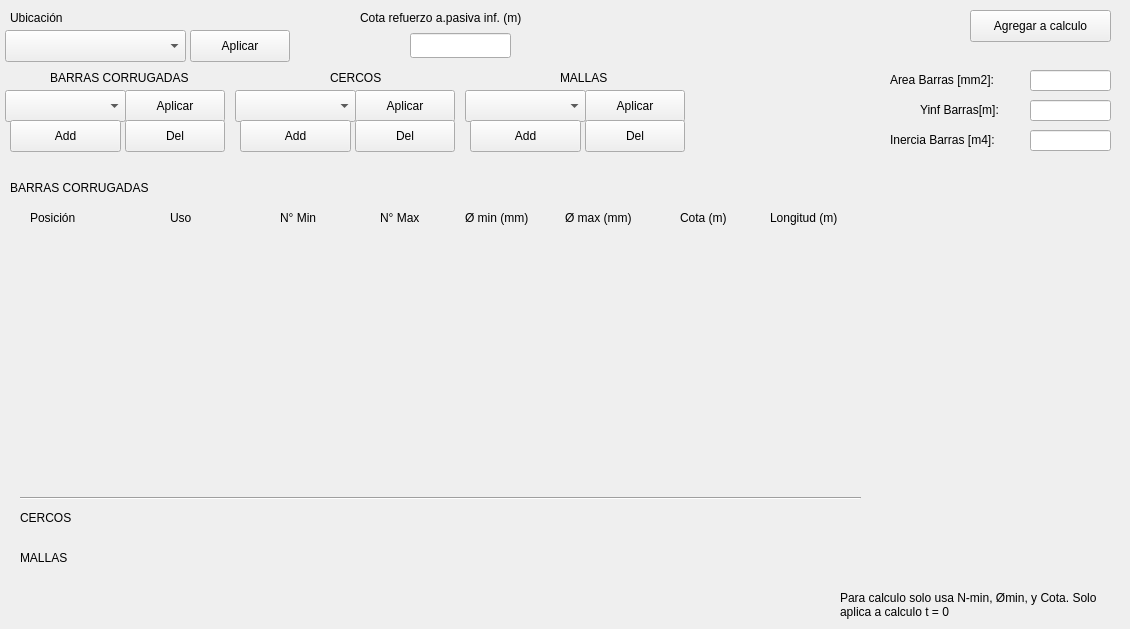
   <widget class="QWidget" name="tab_3">
    <attribute name="title">
     <string>Arm. Pasiva</string>
    </attribute>
    <widget class="QLabel" name="tab3_label_ubicacion">
     <property name="geometry">
      <rect>
       <x>10</x>
       <y>10</y>
       <width>71</width>
       <height>16</height>
      </rect>
     </property>
     <property name="text">
      <string>Ubicación</string>
     </property>
    </widget>
    <widget class="QComboBox" name="tab3_combo_ubicacion">
     <property name="geometry">
      <rect>
       <x>5</x>
       <y>30</y>
       <width>181</width>
       <height>32</height>
      </rect>
     </property>
    </widget>
    <widget class="QPushButton" name="tab3_btn_apply_ubicacion">
     <property name="geometry">
      <rect>
       <x>190</x>
       <y>30</y>
       <width>100</width>
       <height>32</height>
      </rect>
     </property>
     <property name="text">
      <string>Aplicar</string>
     </property>
    </widget>
    <widget class="QPushButton" name="tab3_btn_apply_tipo_barras">
     <property name="geometry">
      <rect>
       <x>125</x>
       <y>90</y>
       <width>100</width>
       <height>32</height>
      </rect>
     </property>
     <property name="text">
      <string>Aplicar</string>
     </property>
    </widget>
    <widget class="QComboBox" name="tab3_combo_tipo_barras">
     <property name="geometry">
      <rect>
       <x>5</x>
       <y>90</y>
       <width>121</width>
       <height>32</height>
      </rect>
     </property>
    </widget>
    <widget class="QLabel" name="tab3_label_tipo_barras">
     <property name="geometry">
      <rect>
       <x>50</x>
       <y>70</y>
       <width>161</width>
       <height>16</height>
      </rect>
     </property>
     <property name="text">
      <string>BARRAS CORRUGADAS</string>
     </property>
    </widget>
    <widget class="QLabel" name="tab3_label_refuerzo">
     <property name="geometry">
      <rect>
       <x>360</x>
       <y>10</y>
       <width>211</width>
       <height>16</height>
      </rect>
     </property>
     <property name="text">
      <string>Cota refuerzo a.pasiva inf. (m)</string>
     </property>
    </widget>
    <widget class="QLineEdit" name="tab3_line_refuerzo">
     <property name="geometry">
      <rect>
       <x>410</x>
       <y>33</y>
       <width>101</width>
       <height>25</height>
      </rect>
     </property>
     <property name="text">
      <string/>
     </property>
    </widget>
    <widget class="QPushButton" name="tab3_btn_apply_tipo_cercos">
     <property name="geometry">
      <rect>
       <x>355</x>
       <y>90</y>
       <width>100</width>
       <height>32</height>
      </rect>
     </property>
     <property name="text">
      <string>Aplicar</string>
     </property>
    </widget>
    <widget class="QComboBox" name="tab3_combo_tipo_cercos">
     <property name="geometry">
      <rect>
       <x>235</x>
       <y>90</y>
       <width>121</width>
       <height>32</height>
      </rect>
     </property>
    </widget>
    <widget class="QLabel" name="tab3_label_tipo_cercos">
     <property name="geometry">
      <rect>
       <x>330</x>
       <y>70</y>
       <width>61</width>
       <height>16</height>
      </rect>
     </property>
     <property name="text">
      <string>CERCOS</string>
     </property>
    </widget>
    <widget class="QPushButton" name="tab3_btn_apply_tipo_mallas">
     <property name="geometry">
      <rect>
       <x>585</x>
       <y>90</y>
       <width>100</width>
       <height>32</height>
      </rect>
     </property>
     <property name="text">
      <string>Aplicar</string>
     </property>
    </widget>
    <widget class="QComboBox" name="tab3_combo_tipo_mallas">
     <property name="geometry">
      <rect>
       <x>465</x>
       <y>90</y>
       <width>121</width>
       <height>32</height>
      </rect>
     </property>
    </widget>
    <widget class="QLabel" name="tab3_label_tipo_mallas">
     <property name="geometry">
      <rect>
       <x>560</x>
       <y>70</y>
       <width>61</width>
       <height>16</height>
      </rect>
     </property>
     <property name="text">
      <string>MALLAS</string>
     </property>
    </widget>
    <widget class="QPushButton" name="tab3_btn_add_barras">
     <property name="geometry">
      <rect>
       <x>10</x>
       <y>120</y>
       <width>111</width>
       <height>32</height>
      </rect>
     </property>
     <property name="text">
      <string>Add</string>
     </property>
    </widget>
    <widget class="QPushButton" name="tab3_btn_del_barras">
     <property name="geometry">
      <rect>
       <x>125</x>
       <y>120</y>
       <width>100</width>
       <height>32</height>
      </rect>
     </property>
     <property name="text">
      <string>Del</string>
     </property>
    </widget>
    <widget class="QPushButton" name="tab3_btn_add_cercos">
     <property name="geometry">
      <rect>
       <x>240</x>
       <y>120</y>
       <width>111</width>
       <height>32</height>
      </rect>
     </property>
     <property name="text">
      <string>Add</string>
     </property>
    </widget>
    <widget class="QPushButton" name="tab3_btn_del_cercos">
     <property name="geometry">
      <rect>
       <x>355</x>
       <y>120</y>
       <width>100</width>
       <height>32</height>
      </rect>
     </property>
     <property name="text">
      <string>Del</string>
     </property>
    </widget>
    <widget class="QPushButton" name="tab3_btn_add_mallas">
     <property name="geometry">
      <rect>
       <x>470</x>
       <y>120</y>
       <width>111</width>
       <height>32</height>
      </rect>
     </property>
     <property name="text">
      <string>Add</string>
     </property>
    </widget>
    <widget class="QPushButton" name="tab3_btn_del_mallas">
     <property name="geometry">
      <rect>
       <x>585</x>
       <y>120</y>
       <width>100</width>
       <height>32</height>
      </rect>
     </property>
     <property name="text">
      <string>Del</string>
     </property>
    </widget>
    <widget class="QWidget" name="verticalLayoutWidget_2">
     <property name="geometry">
      <rect>
       <x>10</x>
       <y>230</y>
       <width>851</width>
       <height>241</height>
      </rect>
     </property>
     <layout class="QVBoxLayout" name="tab3_Vlayout_barras">
      <property name="spacing">
       <number>0</number>
      </property>
      <item>
       <spacer name="tab3_Vspacer">
        <property name="orientation">
         <enum>Qt::Orientation::Vertical</enum>
        </property>
        <property name="sizeHint" stdset="0">
         <size>
          <width>20</width>
          <height>40</height>
         </size>
        </property>
       </spacer>
      </item>
     </layout>
    </widget>
    <widget class="QLabel" name="tab3_label_barras">
     <property name="geometry">
      <rect>
       <x>10</x>
       <y>180</y>
       <width>161</width>
       <height>16</height>
      </rect>
     </property>
     <property name="text">
      <string>BARRAS CORRUGADAS</string>
     </property>
    </widget>
    <widget class="QLabel" name="tab3_label_posicion">
     <property name="geometry">
      <rect>
       <x>30</x>
       <y>210</y>
       <width>58</width>
       <height>16</height>
      </rect>
     </property>
     <property name="text">
      <string>Posición</string>
     </property>
    </widget>
    <widget class="QLabel" name="tab3_label_uso">
     <property name="geometry">
      <rect>
       <x>170</x>
       <y>210</y>
       <width>31</width>
       <height>16</height>
      </rect>
     </property>
     <property name="text">
      <string>Uso</string>
     </property>
    </widget>
    <widget class="QLabel" name="tab3_label_n_min">
     <property name="geometry">
      <rect>
       <x>280</x>
       <y>210</y>
       <width>58</width>
       <height>16</height>
      </rect>
     </property>
     <property name="text">
      <string>N° Min</string>
     </property>
    </widget>
    <widget class="QLabel" name="tab3_label_n_max">
     <property name="geometry">
      <rect>
       <x>380</x>
       <y>210</y>
       <width>58</width>
       <height>16</height>
      </rect>
     </property>
     <property name="text">
      <string>N° Max</string>
     </property>
    </widget>
    <widget class="QLabel" name="tab3_label_d_min">
     <property name="geometry">
      <rect>
       <x>465</x>
       <y>210</y>
       <width>81</width>
       <height>16</height>
      </rect>
     </property>
     <property name="text">
      <string>Ø min (mm)</string>
     </property>
    </widget>
    <widget class="QLabel" name="tab3_label_d_max">
     <property name="geometry">
      <rect>
       <x>565</x>
       <y>210</y>
       <width>91</width>
       <height>16</height>
      </rect>
     </property>
     <property name="text">
      <string>Ø max (mm)</string>
     </property>
    </widget>
    <widget class="QLabel" name="tab3_label_cota">
     <property name="geometry">
      <rect>
       <x>680</x>
       <y>210</y>
       <width>61</width>
       <height>16</height>
      </rect>
     </property>
     <property name="text">
      <string>Cota (m)</string>
     </property>
    </widget>
    <widget class="QLabel" name="tab3_label_longitud">
     <property name="geometry">
      <rect>
       <x>770</x>
       <y>210</y>
       <width>91</width>
       <height>16</height>
      </rect>
     </property>
     <property name="text">
      <string>Longitud (m)</string>
     </property>
    </widget>
    <widget class="QLabel" name="tab3_label_cercos">
     <property name="geometry">
      <rect>
       <x>20</x>
       <y>510</y>
       <width>61</width>
       <height>16</height>
      </rect>
     </property>
     <property name="text">
      <string>CERCOS</string>
     </property>
    </widget>
    <widget class="QLabel" name="tab3_label_mallas">
     <property name="geometry">
      <rect>
       <x>20</x>
       <y>550</y>
       <width>61</width>
       <height>16</height>
      </rect>
     </property>
     <property name="text">
      <string>MALLAS</string>
     </property>
    </widget>
    <widget class="Line" name="tab3_horizontal_line">
     <property name="geometry">
      <rect>
       <x>20</x>
       <y>490</y>
       <width>841</width>
       <height>16</height>
      </rect>
     </property>
     <property name="orientation">
      <enum>Qt::Orientation::Horizontal</enum>
     </property>
    </widget>
    <widget class="QPushButton" name="tab3_btn_calcular">
     <property name="geometry">
      <rect>
       <x>970</x>
       <y>10</y>
       <width>141</width>
       <height>32</height>
      </rect>
     </property>
     <property name="text">
      <string>Agregar a calculo</string>
     </property>
    </widget>
    <widget class="QLabel" name="tab3_label_yinf_barras">
     <property name="geometry">
      <rect>
       <x>920</x>
       <y>100</y>
       <width>101</width>
       <height>20</height>
      </rect>
     </property>
     <property name="text">
      <string>Yinf Barras[m]:</string>
     </property>
    </widget>
    <widget class="QLineEdit" name="tab3_line_yinf_barras">
     <property name="geometry">
      <rect>
       <x>1030</x>
       <y>100</y>
       <width>81</width>
       <height>21</height>
      </rect>
     </property>
    </widget>
    <widget class="QLabel" name="tab3_label_area_barras">
     <property name="geometry">
      <rect>
       <x>890</x>
       <y>70</y>
       <width>131</width>
       <height>20</height>
      </rect>
     </property>
     <property name="text">
      <string>Area Barras [mm2]:</string>
     </property>
    </widget>
    <widget class="QLineEdit" name="tab3_line_area_barras">
     <property name="geometry">
      <rect>
       <x>1030</x>
       <y>70</y>
       <width>81</width>
       <height>21</height>
      </rect>
     </property>
    </widget>
    <widget class="QLineEdit" name="tab3_line_inercia_barras">
     <property name="geometry">
      <rect>
       <x>1030</x>
       <y>130</y>
       <width>81</width>
       <height>21</height>
      </rect>
     </property>
    </widget>
    <widget class="QLabel" name="tab3_label_inercia_barras">
     <property name="geometry">
      <rect>
       <x>890</x>
       <y>130</y>
       <width>141</width>
       <height>20</height>
      </rect>
     </property>
     <property name="text">
      <string>Inercia Barras [m4]:</string>
     </property>
    </widget>
    <widget class="QLabel" name="tab3_instrucciones">
     <property name="geometry">
      <rect>
       <x>840</x>
       <y>589</y>
       <width>281</width>
       <height>31</height>
      </rect>
     </property>
     <property name="text">
      <string>Para calculo solo usa N-min, Ømin, y Cota. Solo aplica a calculo t = 0</string>
     </property>
     <property name="wordWrap">
      <bool>true</bool>
     </property>
    </widget>
   </widget>
